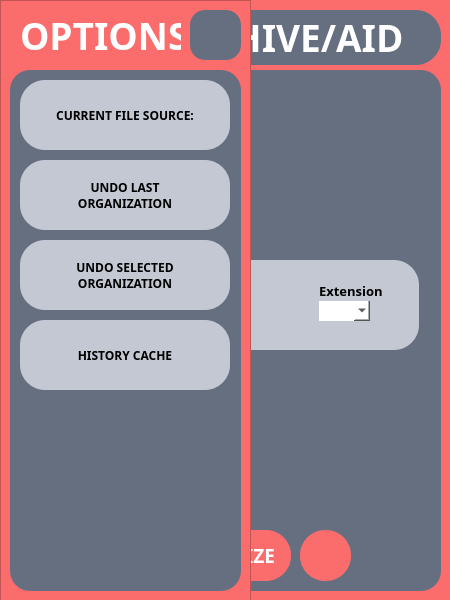
<?xml version="1.0" encoding="UTF-8"?>
<ui version="4.0">
 <class>ArchiveAid</class>
 <widget class="QMainWindow" name="ArchiveAid">
  <property name="windowModality">
   <enum>Qt::WindowModal</enum>
  </property>
  <property name="geometry">
   <rect>
    <x>0</x>
    <y>0</y>
    <width>450</width>
    <height>600</height>
   </rect>
  </property>
  <property name="sizePolicy">
   <sizepolicy hsizetype="Fixed" vsizetype="Fixed">
    <horstretch>0</horstretch>
    <verstretch>0</verstretch>
   </sizepolicy>
  </property>
  <property name="minimumSize">
   <size>
    <width>450</width>
    <height>600</height>
   </size>
  </property>
  <property name="maximumSize">
   <size>
    <width>450</width>
    <height>600</height>
   </size>
  </property>
  <property name="windowTitle">
   <string>ArchiveAid</string>
  </property>
  <property name="windowIcon">
   <iconset>
    <normaloff>../../../../.designer/backup/PythonFiles/FileOrganizer/assets/logo.png</normaloff>../../../../.designer/backup/PythonFiles/FileOrganizer/assets/logo.png</iconset>
  </property>
  <property name="styleSheet">
   <string notr="true">background-color: rgb(251, 109, 108);</string>
  </property>
  <property name="unifiedTitleAndToolBarOnMac">
   <bool>false</bool>
  </property>
  <widget class="QWidget" name="centralwidget">
   <widget class="QPushButton" name="MenuButton">
    <property name="geometry">
     <rect>
      <x>10</x>
      <y>10</y>
      <width>51</width>
      <height>50</height>
     </rect>
    </property>
    <property name="styleSheet">
     <string notr="true">QPushButton{
	background-color: rgb(102, 111, 128);
	border: 2px ;
    border-radius: 15px;
}
QPushButton::hover{
	background-color: rgb(102, 111, 128);
	border: 2px solid #C3C8D3;
    border-radius: 15px;
}</string>
    </property>
    <property name="text">
     <string/>
    </property>
    <property name="icon">
     <iconset>
      <normaloff>../../../.designer/assets/menu.png</normaloff>../../../.designer/assets/menu.png</iconset>
    </property>
    <property name="iconSize">
     <size>
      <width>50</width>
      <height>50</height>
     </size>
    </property>
    <property name="checkable">
     <bool>false</bool>
    </property>
   </widget>
   <widget class="QFrame" name="TitleFrame">
    <property name="geometry">
     <rect>
      <x>70</x>
      <y>10</y>
      <width>371</width>
      <height>55</height>
     </rect>
    </property>
    <property name="styleSheet">
     <string notr="true">#TitleFrame{
	background-color: rgb(102, 111, 128);
	border:2px;
border-radius: 25px;

}</string>
    </property>
    <property name="frameShape">
     <enum>QFrame::StyledPanel</enum>
    </property>
    <property name="frameShadow">
     <enum>QFrame::Raised</enum>
    </property>
    <widget class="QLabel" name="title_label">
     <property name="geometry">
      <rect>
       <x>90</x>
       <y>7</y>
       <width>251</width>
       <height>41</height>
      </rect>
     </property>
     <property name="font">
      <font>
       <family>JetBrainsMono NFM SemiBold</family>
       <pointsize>28</pointsize>
       <weight>75</weight>
       <bold>true</bold>
      </font>
     </property>
     <property name="styleSheet">
      <string notr="true">#title_label{
	background-color: rgb(102, 111, 128);
	
	color: rgb(255, 255, 255);
}</string>
     </property>
     <property name="text">
      <string>ARCHIVE/AID</string>
     </property>
    </widget>
    <widget class="QLabel" name="Logo_pixmap">
     <property name="geometry">
      <rect>
       <x>20</x>
       <y>7</y>
       <width>51</width>
       <height>41</height>
      </rect>
     </property>
     <property name="styleSheet">
      <string notr="true">background-color: rgb(102, 111, 128);</string>
     </property>
     <property name="text">
      <string/>
     </property>
    </widget>
   </widget>
   <widget class="QFrame" name="FileFrame">
    <property name="geometry">
     <rect>
      <x>10</x>
      <y>70</y>
      <width>431</width>
      <height>521</height>
     </rect>
    </property>
    <property name="styleSheet">
     <string notr="true">#FileFrame{
	background-color: rgb(102, 111, 128);
	border:2px;
	border-radius: 20px;

}</string>
    </property>
    <property name="frameShape">
     <enum>QFrame::StyledPanel</enum>
    </property>
    <property name="frameShadow">
     <enum>QFrame::Raised</enum>
    </property>
    <widget class="QScrollArea" name="scrollArea">
     <property name="geometry">
      <rect>
       <x>20</x>
       <y>20</y>
       <width>401</width>
       <height>431</height>
      </rect>
     </property>
     <property name="sizePolicy">
      <sizepolicy hsizetype="Preferred" vsizetype="Preferred">
       <horstretch>0</horstretch>
       <verstretch>0</verstretch>
      </sizepolicy>
     </property>
     <property name="styleSheet">
      <string notr="true"> QWidget {
        border: none;
		background-color: rgb(102, 111, 128);
    }

    QScrollBar {
        background: rgb(195, 200, 211);
        border-radius: 5px;
    }

    QScrollBar:horizontal {
        height: 5px;
    }

    QScrollBar:vertical {
        width: 5px;
    }

    QScrollBar::handle {
		background: #FB6D6C;
        border-radius: 5px;
    }

    QScrollBar::handle:horizontal {
        height: 5px;
        min-width: 5px;
    }

    QScrollBar::handle:vertical {
        width: 5px;
        min-height: 5px;
    }

</string>
     </property>
     <property name="verticalScrollBarPolicy">
      <enum>Qt::ScrollBarAsNeeded</enum>
     </property>
     <property name="horizontalScrollBarPolicy">
      <enum>Qt::ScrollBarAlwaysOff</enum>
     </property>
     <property name="widgetResizable">
      <bool>true</bool>
     </property>
     <property name="alignment">
      <set>Qt::AlignCenter</set>
     </property>
     <widget class="QWidget" name="scrollAreaWidgetContents">
      <property name="geometry">
       <rect>
        <x>0</x>
        <y>0</y>
        <width>401</width>
        <height>431</height>
       </rect>
      </property>
      <layout class="QVBoxLayout" name="verticalLayout">
       <item>
        <widget class="QFrame" name="File_frames">
         <property name="sizePolicy">
          <sizepolicy hsizetype="Fixed" vsizetype="Fixed">
           <horstretch>0</horstretch>
           <verstretch>0</verstretch>
          </sizepolicy>
         </property>
         <property name="minimumSize">
          <size>
           <width>380</width>
           <height>90</height>
          </size>
         </property>
         <property name="styleSheet">
          <string notr="true">background-color: rgb(195, 200, 211);
boder:2px;
border-radius:25px;</string>
         </property>
         <property name="frameShape">
          <enum>QFrame::StyledPanel</enum>
         </property>
         <property name="frameShadow">
          <enum>QFrame::Raised</enum>
         </property>
         <widget class="QLabel" name="Filename_label">
          <property name="geometry">
           <rect>
            <x>100</x>
            <y>25</y>
            <width>151</width>
            <height>41</height>
           </rect>
          </property>
          <property name="font">
           <font>
            <family>JetBrainsMono NFM SemiBold</family>
            <pointsize>14</pointsize>
            <weight>75</weight>
            <bold>true</bold>
           </font>
          </property>
          <property name="styleSheet">
           <string notr="true">background-color: rgb(195, 200, 211);
color: rgb(0, 0, 0);
</string>
          </property>
          <property name="text">
           <string>Filename</string>
          </property>
         </widget>
         <widget class="QComboBox" name="extension_select">
          <property name="geometry">
           <rect>
            <x>280</x>
            <y>40</y>
            <width>51</width>
            <height>21</height>
           </rect>
          </property>
          <property name="styleSheet">
           <string notr="true">background-color: rgb(255, 255, 255);
color:rgb(0, 0, 0);
</string>
          </property>
          <property name="editable">
           <bool>true</bool>
          </property>
          <property name="currentText">
           <string/>
          </property>
          <property name="placeholderText">
           <string/>
          </property>
         </widget>
         <widget class="QLabel" name="extension_label">
          <property name="geometry">
           <rect>
            <x>280</x>
            <y>20</y>
            <width>71</width>
            <height>21</height>
           </rect>
          </property>
          <property name="font">
           <font>
            <family>JetBrainsMono NFM SemiBold</family>
            <pointsize>10</pointsize>
            <weight>75</weight>
            <bold>true</bold>
           </font>
          </property>
          <property name="styleSheet">
           <string notr="true">color: rgb(0, 0, 0);</string>
          </property>
          <property name="text">
           <string>Extension</string>
          </property>
         </widget>
         <widget class="QPushButton" name="add_btn_2">
          <property name="geometry">
           <rect>
            <x>10</x>
            <y>10</y>
            <width>81</width>
            <height>71</height>
           </rect>
          </property>
          <property name="font">
           <font>
            <family>JetBrainsMono NF SemiBold</family>
            <pointsize>14</pointsize>
            <weight>75</weight>
            <bold>true</bold>
           </font>
          </property>
          <property name="styleSheet">
           <string notr="true">QPushButton{
	background-color:rgb(102, 111, 128);
	border:2px;
	border-radius:25px;
}

QPushButton:pressed{
	background-color: rgb(251, 109, 108);
	color:rgb(102, 111, 128)
}</string>
          </property>
          <property name="text">
           <string/>
          </property>
          <property name="icon">
           <iconset>
            <normaloff>../../../.designer/assets/file.png</normaloff>../../../.designer/assets/file.png</iconset>
          </property>
          <property name="iconSize">
           <size>
            <width>70</width>
            <height>70</height>
           </size>
          </property>
         </widget>
        </widget>
       </item>
      </layout>
     </widget>
    </widget>
    <widget class="QPushButton" name="OrganizeBtn">
     <property name="geometry">
      <rect>
       <x>150</x>
       <y>460</y>
       <width>131</width>
       <height>51</height>
      </rect>
     </property>
     <property name="font">
      <font>
       <family>JetBrainsMono NF SemiBold</family>
       <pointsize>14</pointsize>
       <weight>75</weight>
       <bold>true</bold>
      </font>
     </property>
     <property name="styleSheet">
      <string notr="true">QPushButton{
	background-color: rgb(251, 109, 108);
	border:2px;
	border-radius:25px;
	color:rgb(255, 255, 255);
}

QPushButton:hover{
	background-color: rgb(255, 255, 255);
	color: rgb(251, 109, 108);
}

QPushButton:pressed{
	background-color: rgb(195, 200, 211);
	color:rgb(102, 111, 128)
}</string>
     </property>
     <property name="text">
      <string>ORGANIZE</string>
     </property>
    </widget>
    <widget class="QPushButton" name="add_btn">
     <property name="geometry">
      <rect>
       <x>90</x>
       <y>460</y>
       <width>51</width>
       <height>51</height>
      </rect>
     </property>
     <property name="font">
      <font>
       <family>JetBrainsMono NF SemiBold</family>
       <pointsize>14</pointsize>
       <weight>75</weight>
       <bold>true</bold>
      </font>
     </property>
     <property name="styleSheet">
      <string notr="true">QPushButton{
	background-color: rgb(251, 109, 108);
	border:2px;
	border-radius:25px;
	color:rgb(255, 255, 255);
}

QPushButton:hover{
	background-color: rgb(255, 255, 255);
	color: rgb(251, 109, 108);
}

QPushButton:pressed{
	background-color: rgb(195, 200, 211);
	color:rgb(102, 111, 128)
}</string>
     </property>
     <property name="text">
      <string/>
     </property>
     <property name="icon">
      <iconset>
       <normaloff>../../../.designer/assets/add.png</normaloff>../../../.designer/assets/add.png</iconset>
     </property>
     <property name="iconSize">
      <size>
       <width>35</width>
       <height>35</height>
      </size>
     </property>
    </widget>
    <widget class="QPushButton" name="Refresh_btn">
     <property name="geometry">
      <rect>
       <x>290</x>
       <y>460</y>
       <width>51</width>
       <height>51</height>
      </rect>
     </property>
     <property name="font">
      <font>
       <family>JetBrainsMono NF SemiBold</family>
       <pointsize>14</pointsize>
       <weight>75</weight>
       <bold>true</bold>
      </font>
     </property>
     <property name="styleSheet">
      <string notr="true">QPushButton{
	background-color: rgb(251, 109, 108);
	border:2px;
	border-radius:25px;
	color:rgb(255, 255, 255);
}

QPushButton:hover{
	background-color: rgb(255, 255, 255);
	color: rgb(251, 109, 108);
}

QPushButton:pressed{
	background-color: rgb(195, 200, 211);
	color:rgb(102, 111, 128)
}</string>
     </property>
     <property name="text">
      <string/>
     </property>
     <property name="icon">
      <iconset>
       <normaloff>../../../.designer/assets/reset.png</normaloff>../../../.designer/assets/reset.png</iconset>
     </property>
     <property name="iconSize">
      <size>
       <width>40</width>
       <height>40</height>
      </size>
     </property>
    </widget>
   </widget>
   <widget class="QFrame" name="OptionFrame">
    <property name="geometry">
     <rect>
      <x>0</x>
      <y>0</y>
      <width>251</width>
      <height>601</height>
     </rect>
    </property>
    <property name="frameShape">
     <enum>QFrame::StyledPanel</enum>
    </property>
    <property name="frameShadow">
     <enum>QFrame::Raised</enum>
    </property>
    <widget class="QPushButton" name="back_button">
     <property name="geometry">
      <rect>
       <x>190</x>
       <y>10</y>
       <width>51</width>
       <height>50</height>
      </rect>
     </property>
     <property name="styleSheet">
      <string notr="true">QPushButton{
	background-color: rgb(102, 111, 128);
	border: 2px ;
    border-radius: 15px;
}
QPushButton::hover{
	background-color: rgb(102, 111, 128);
	border: 2px solid #C3C8D3;
    border-radius: 15px;
}</string>
     </property>
     <property name="text">
      <string/>
     </property>
     <property name="icon">
      <iconset>
       <normaloff>../../../.designer/assets/back.png</normaloff>../../../.designer/assets/back.png</iconset>
     </property>
     <property name="iconSize">
      <size>
       <width>50</width>
       <height>50</height>
      </size>
     </property>
     <property name="checkable">
      <bool>false</bool>
     </property>
    </widget>
    <widget class="QLabel" name="option_label">
     <property name="geometry">
      <rect>
       <x>20</x>
       <y>15</y>
       <width>161</width>
       <height>41</height>
      </rect>
     </property>
     <property name="font">
      <font>
       <family>JetBrainsMono NFM SemiBold</family>
       <pointsize>28</pointsize>
       <weight>75</weight>
       <bold>true</bold>
      </font>
     </property>
     <property name="styleSheet">
      <string notr="true">color: rgb(255, 255, 255);
</string>
     </property>
     <property name="text">
      <string>OPTIONS</string>
     </property>
    </widget>
    <widget class="QFrame" name="OptionSelection">
     <property name="geometry">
      <rect>
       <x>10</x>
       <y>70</y>
       <width>231</width>
       <height>521</height>
      </rect>
     </property>
     <property name="styleSheet">
      <string notr="true">#OptionSelection{
	background-color: rgb(102, 111, 128);
	border:2px;
	border-radius: 20px;

}</string>
     </property>
     <property name="frameShape">
      <enum>QFrame::StyledPanel</enum>
     </property>
     <property name="frameShadow">
      <enum>QFrame::Raised</enum>
     </property>
     <widget class="QPushButton" name="historychace">
      <property name="geometry">
       <rect>
        <x>10</x>
        <y>250</y>
        <width>210</width>
        <height>70</height>
       </rect>
      </property>
      <property name="sizePolicy">
       <sizepolicy hsizetype="Fixed" vsizetype="Fixed">
        <horstretch>0</horstretch>
        <verstretch>0</verstretch>
       </sizepolicy>
      </property>
      <property name="minimumSize">
       <size>
        <width>210</width>
        <height>70</height>
       </size>
      </property>
      <property name="font">
       <font>
        <family>JetBrainsMono NF SemiBold</family>
        <weight>75</weight>
        <bold>true</bold>
       </font>
      </property>
      <property name="styleSheet">
       <string notr="true">QPushButton{
	background-color: rgb(195, 200, 211);
	border:2 px;
	border-radius:25px;
	color:rgb(0, 0, 0);
}
QPushButton::hover{
	background-color: rgb(251, 109, 108);
	border:2 px;
	border-radius:25px;
	color:rgb(0, 0, 0);
}</string>
      </property>
      <property name="text">
       <string>HISTORY CACHE</string>
      </property>
     </widget>
     <widget class="QPushButton" name="pickundoselaercion">
      <property name="geometry">
       <rect>
        <x>10</x>
        <y>170</y>
        <width>210</width>
        <height>70</height>
       </rect>
      </property>
      <property name="sizePolicy">
       <sizepolicy hsizetype="Fixed" vsizetype="Fixed">
        <horstretch>0</horstretch>
        <verstretch>0</verstretch>
       </sizepolicy>
      </property>
      <property name="minimumSize">
       <size>
        <width>210</width>
        <height>70</height>
       </size>
      </property>
      <property name="font">
       <font>
        <family>JetBrainsMono NF SemiBold</family>
        <weight>75</weight>
        <bold>true</bold>
       </font>
      </property>
      <property name="styleSheet">
       <string notr="true">QPushButton{
	background-color: rgb(195, 200, 211);
	border:2 px;
	border-radius:25px;
	color:rgb(0, 0, 0);
}
QPushButton::hover{
	background-color: rgb(251, 109, 108);
	border:2 px;
	border-radius:25px;
	color:rgb(0, 0, 0);
}</string>
      </property>
      <property name="text">
       <string>UNDO SELECTED 
ORGANIZATION</string>
      </property>
     </widget>
     <widget class="QPushButton" name="undo_last_button">
      <property name="geometry">
       <rect>
        <x>10</x>
        <y>90</y>
        <width>210</width>
        <height>70</height>
       </rect>
      </property>
      <property name="sizePolicy">
       <sizepolicy hsizetype="Fixed" vsizetype="Fixed">
        <horstretch>0</horstretch>
        <verstretch>0</verstretch>
       </sizepolicy>
      </property>
      <property name="minimumSize">
       <size>
        <width>210</width>
        <height>70</height>
       </size>
      </property>
      <property name="font">
       <font>
        <family>JetBrainsMono NF SemiBold</family>
        <weight>75</weight>
        <bold>true</bold>
       </font>
      </property>
      <property name="styleSheet">
       <string notr="true">QPushButton{
	background-color: rgb(195, 200, 211);
	border:2 px;
	border-radius:25px;
	color:rgb(0, 0, 0);
}
QPushButton::hover{
	background-color: rgb(251, 109, 108);
	border:2 px;
	border-radius:25px;
	color:rgb(0, 0, 0);
}</string>
      </property>
      <property name="text">
       <string>UNDO LAST 
ORGANIZATION</string>
      </property>
     </widget>
     <widget class="QPushButton" name="file_sourceselection">
      <property name="geometry">
       <rect>
        <x>10</x>
        <y>10</y>
        <width>210</width>
        <height>70</height>
       </rect>
      </property>
      <property name="sizePolicy">
       <sizepolicy hsizetype="Fixed" vsizetype="Fixed">
        <horstretch>0</horstretch>
        <verstretch>0</verstretch>
       </sizepolicy>
      </property>
      <property name="minimumSize">
       <size>
        <width>210</width>
        <height>70</height>
       </size>
      </property>
      <property name="font">
       <font>
        <family>JetBrainsMono NF SemiBold</family>
        <weight>75</weight>
        <bold>true</bold>
       </font>
      </property>
      <property name="styleSheet">
       <string notr="true">QPushButton{
	background-color: rgb(195, 200, 211);
	border:2 px;
	border-radius:25px;
	color:rgb(0, 0, 0);
}
QPushButton::hover{
	background-color: rgb(251, 109, 108);
	border:2 px;
	border-radius:25px;
	color:rgb(0, 0, 0);
}</string>
      </property>
      <property name="text">
       <string>CURRENT FILE SOURCE:</string>
      </property>
     </widget>
    </widget>
   </widget>
  </widget>
 </widget>
 <resources/>
 <connections/>
</ui>
